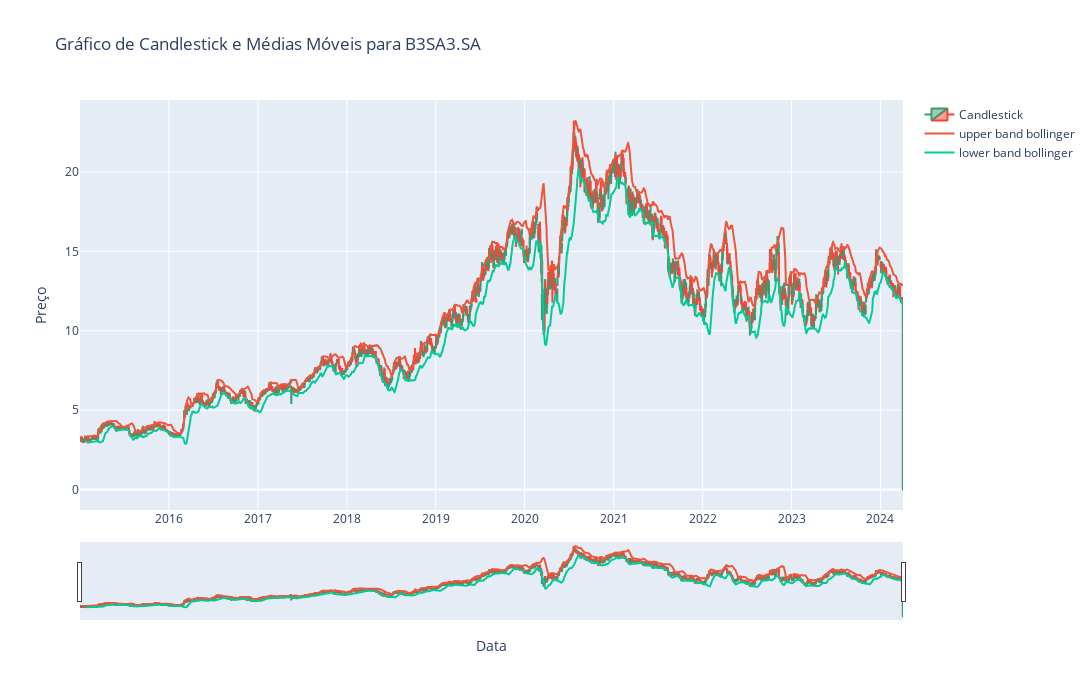

Here is the notebook cell this chart was saved with:
### Code cell
# Cria um gráfico de candlestick usando o Plotly
fig = go.Figure(data=[go.Candlestick(x=df.index,
                open=df['Open'],
                high=df['High'],
                low=df['Low'],
                close=df['Close'],
                name='Candlestick')])

# Adiciona as médias móveis ao gráfico
fig.add_trace(go.Scatter(x=df.index, y=df['upper_band_bollinger'], mode='lines', name='upper band bollinger'))
fig.add_trace(go.Scatter(x=df.index, y=df['lower_band_bollinger'], mode='lines', name='lower band bollinger'))


if ticker=="^BVSP":
    ticker='IBOV'

# Configura o layout do gráfico
fig.update_layout(
    width=1500,
    height=700,
    title=f"Gráfico de Candlestick e Médias Móveis para {ticker}",
    xaxis_title="Data",
    yaxis_title="Preço",
    showlegend=True
)

# Exibe o gráfico
fig.show()

### Figure 1 — Plotly figure (JSON) as saved in the notebook; plotly's stock layout.template omitted (floating-point values rounded to 4 significant figures; data arrays with more than 128 entries replaced by an {"elided": "..."} marker saying what was removed)
{"data": [{"close": {"elided": "2299 float values"}, "high": {"elided": "2299 float values"}, "low": {"elided": "2299 float values"}, "name": "Candlestick", "open": {"elided": "2299 float values"}, "type": "candlestick", "x": {"elided": "2299 str values"}}, {"mode": "lines", "name": "upper band bollinger", "type": "scatter", "x": {"elided": "2299 str values"}, "y": {"elided": "2299 float values"}}, {"mode": "lines", "name": "lower band bollinger", "type": "scatter", "x": {"elided": "2299 str values"}, "y": {"elided": "2299 float values"}}], "layout": {"height": 700, "showlegend": true, "title": {"text": "Gráfico de Candlestick e Médias Móveis para B3SA3.SA"}, "width": 1500, "xaxis": {"title": {"text": "Data"}}, "yaxis": {"title": {"text": "Preço"}}}}
